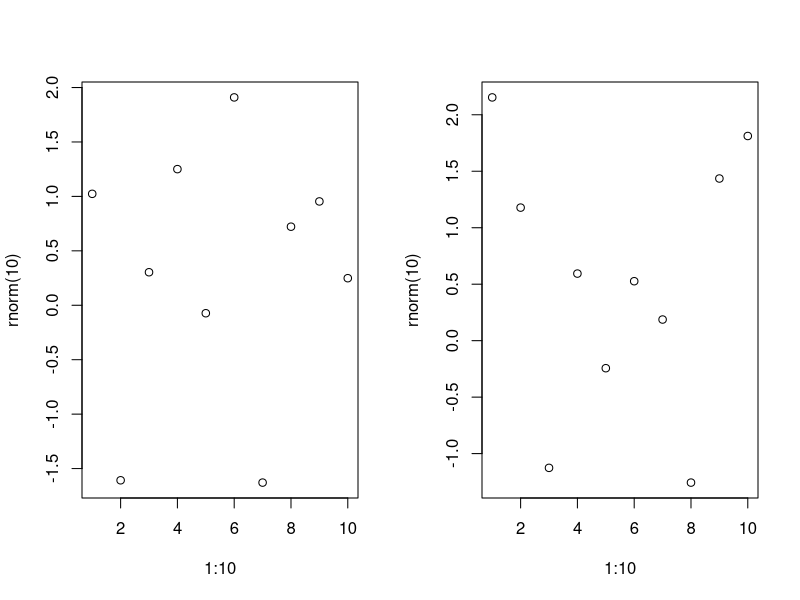
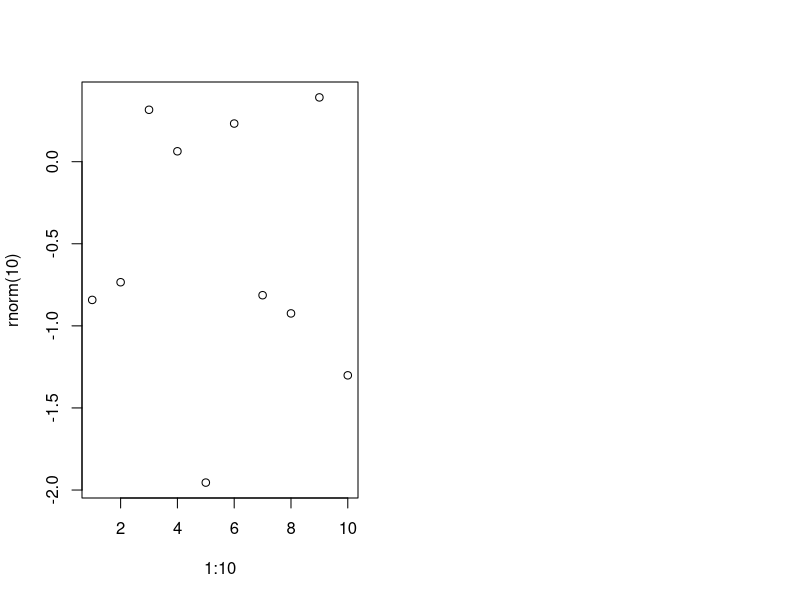
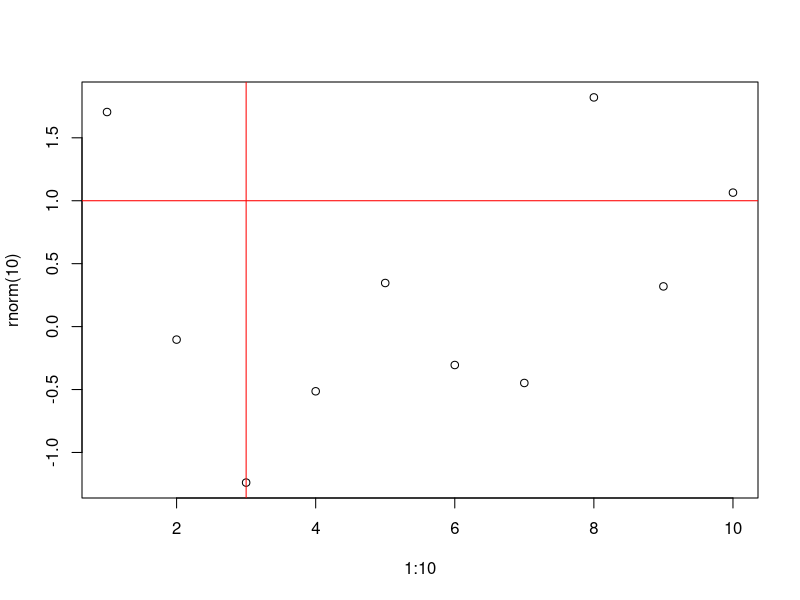

Write the R code that produced these figures, in order.
# Showing how to use some graphics commands with knitr

op<-par(mfrow=c(1,2)) # split plotting window and save old settings
plot(1:10,rnorm(10))
# first of 2 plots is done, but this plot will not be printed until both are done
plot(1:10,rnorm(10))
# plot only included after 2nd part is done

# plot without restoring par
plot(1:10,rnorm(10))
# note that the plot is still split and the second plot is missing here
# this plot won't be plotted into the file until either:
# a) plot is called again and the second plot in the window is complete *or*
# b) graphics parameters are reset

par(op) # restore original graphics parameters

# plot after restoring par
plot(1:10,rnorm(10))
# adding a graphical command after the plot command will delay insertion of the plot
abline(v=3,h=1,col="red")
# as seen here.

